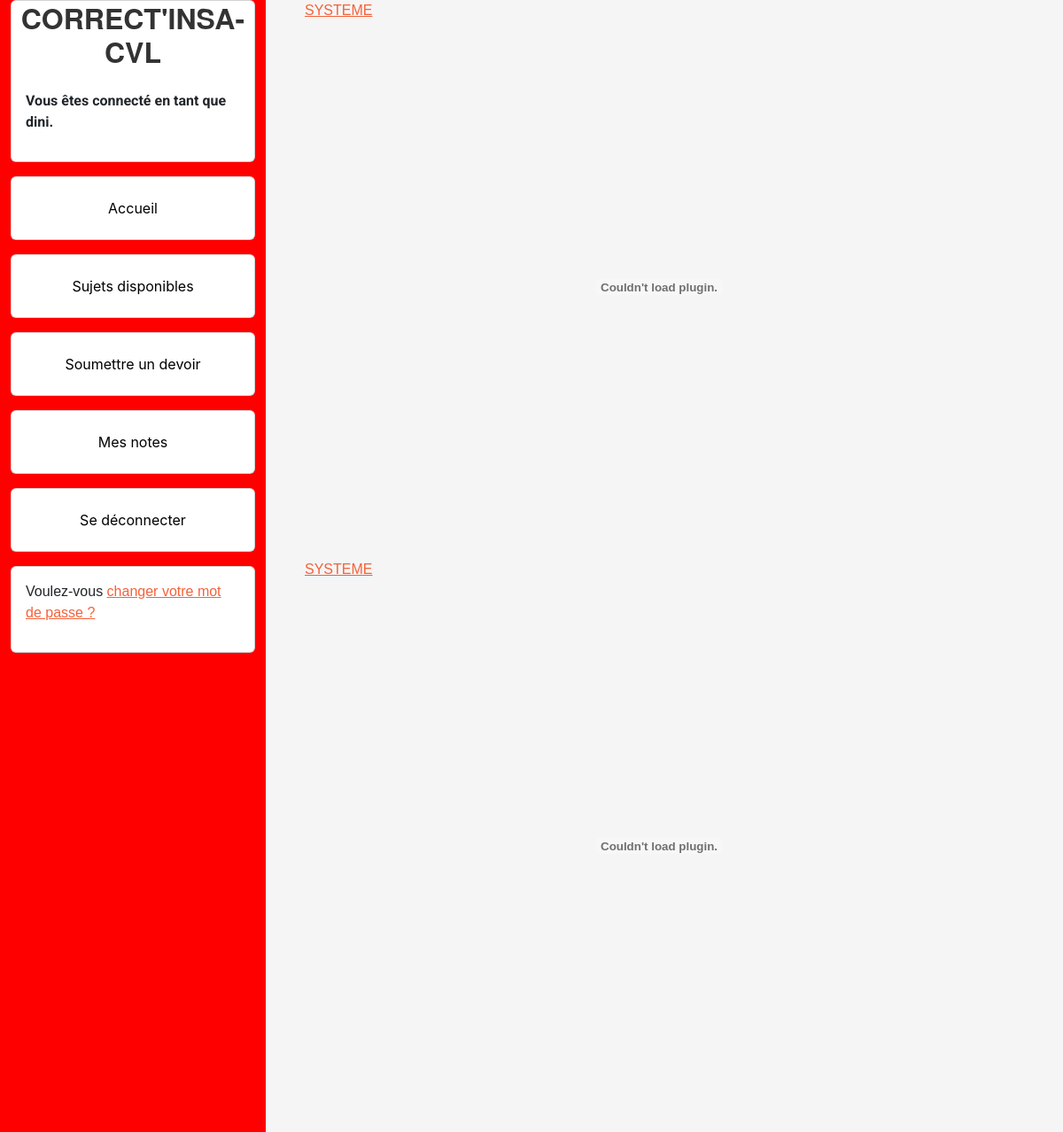
The app's page /available_subjects/ (signed in) with its own data.
### authentication/models.py (models this page shows)
class User(AbstractUser):
    PROFESSOR = 'PROFESSOR'
    STUDENT = 'STUDENT'
    ROLE_CHOICES = (
        (PROFESSOR, 'Professeur'),
        (STUDENT, 'Etudiant'),
    )
    role = models.CharField(max_length=30, choices=ROLE_CHOICES, verbose_name='rôle')

### blog/models.py (models this page shows)
class Subject(models.Model):
    @property
    def url(self):
        print("*******************************************************************************")
        print(staticfiles_storage.url(self.subject.name))
        return staticfiles_storage.url(self.subject.name)
    SYSTEME='SYSTEME'
    GENTOO = 'GENTOO'
    RESEAU = 'RESEAU'
    CATEGORY_CHOICES = (
        (SYSTEME, 'TP_Systeme'),
        (GENTOO, 'TP_Gentoo'),
        (RESEAU, 'TP_Reseau')
    )
    id_user = models.ForeignKey(authentication.models.User,
                                on_delete=models.CASCADE)
    subject = models.FileField(null=True, default=None, upload_to="data/subject_files/")
    categorie = models.CharField(choices=CATEGORY_CHOICES, max_length=30, default=SYSTEME)
    correction = models.FileField(upload_to="data/corrections/")
    devoir = models.FileField(null=True, upload_to="data/devoirs/")

### blog/views.py (the view)
# urls.py: path('available_subjects/', blog.views.show_availables, name='availables'),
def show_availables(request):
    objets = Subject.objects.exclude(subject__exact='')
    print("***************************")
    print(objets[0].url)
    context = {'objets': objets}
    return render(request, 'blog/availables.html', context)

### blog/templates/blog/availables.html
{% extends 'base.html' %}
{% block content %}
<ul>
{% for objet in objets %}
<a href="{{ objet.url }}" target="_blank">
    {{objet.categorie}}<br>
    <embed src="{{ objet.url }}" width="800" height="600" type="application/pdf">
</a>
{% endfor %}
</ul>
{% endblock content %}

### templates/base.html (shortened to what this page needs)
<!DOCTYPE html>
<html lang="fr">
    <head>
        {% block extra_css %}
        {% load static %}
        <link rel="stylesheet" href="https://maxcdn.bootstrapcdn.com/bootstrap/4.0.0/css/bootstrap.min.css">
        <link rel="stylesheet" type="text/css" href="{% static 'css/styles.css' %}">
        {% endblock extra_css %}
    </head>
    <body id="element">
        <div class="container-fluid h-100">
            <div class="row vh-100">
                <div class="col-3 d-flex flex-column" style="background-color: red;">
                    <div class="card  mb-3">
                        <h1>CORRECT'INSA-CVL</h1>
                        <div class="card-body  text-white-card">
                            {%  if user.is_authenticated %}
                                <p>Vous êtes connecté en tant que {{ user }}.</p>
                            {% endif %}
                        </div>
                    </div>
                    {% if user.is_authenticated %}
                        <div class="card mb-3">
                            <div class="card-body">
                                <a href="{% url 'home' %}" class="btn btn-outline-primary btn-block ">Accueil</a>
                            </div>
                        </div>
                        <div class="card mb-3">
                            <div class="card-body">
                                <a href="{% url 'availables' %}" class="btn btn-outline-primary btn-block ">Sujets disponibles</a>
                            </div>
                        </div>
                        {% if user.role == 'STUDENT' %}
                            <div class="card bg- mb-3">
                                <div class="card-body">
                                    <a href="{% url 'e_submit' %}" class="btn btn-outline-primary btn-block">Soumettre un devoir</a>
                                </div>
                            </div>
                            <div class="card  mb-3">
                                <div class="card-body">
                                    <a href="{% url 'notes' %}" class="btn btn-outline-primary btn-block ">Mes notes</a>
                                </div>
                            </div>
                        {% endif %}
                        <div class="card  mb-3">
                            <div class="card-body">
                                <a href="{% url 'logout' %}" class="btn btn-outline-primary btn-block">Se déconnecter</a>
                            </div>
                        </div>
                        <div class="card  mb-3">
                            <div class="card-body">
                                <p>Voulez-vous <a href="{% url 'password_change' %}">changer votre mot de passe ?</a></p>
                            </div>
                        </div>
                    {% endif %}
                </div>
                <div class="col-9">
                    {% block content %}{% endblock content %}
                </div>
            </div>
        </div>
    </body>
</html>

### templates/base.html (style rules this page uses)
h1 { text-align: center; font-family: "Helvetica Neue", Helvetica, Arial, sans-serif; font-size: 32px; font-weight: bold; color: #333333; }

### records on screen
User: username "dini"
Subject: categorie "SYSTEME"
Subject: categorie "SYSTEME"
